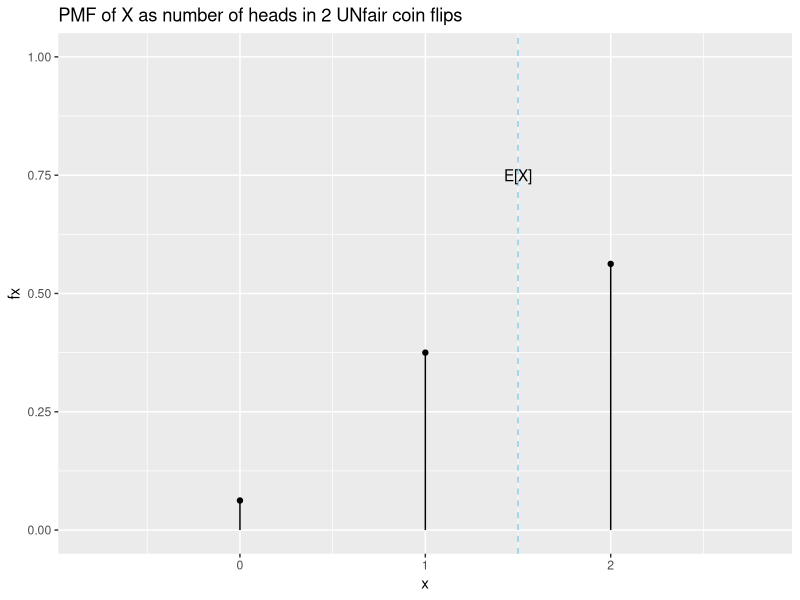
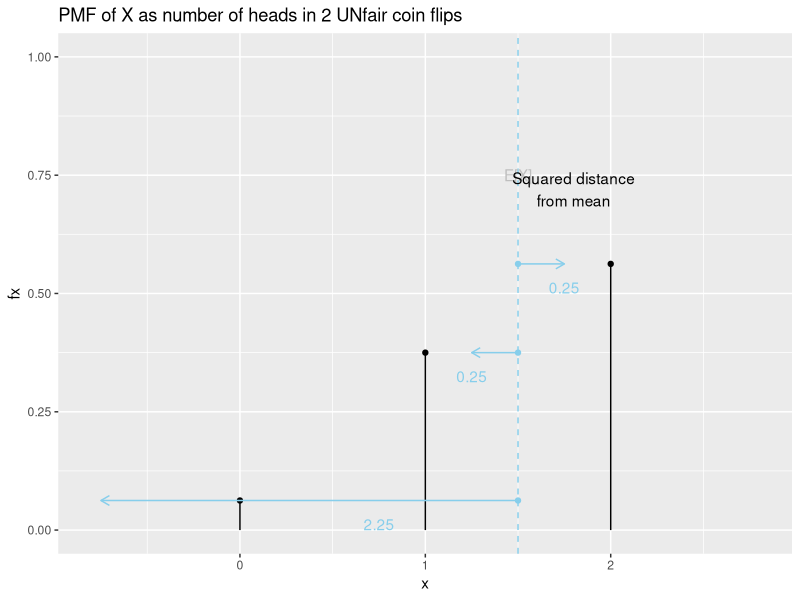
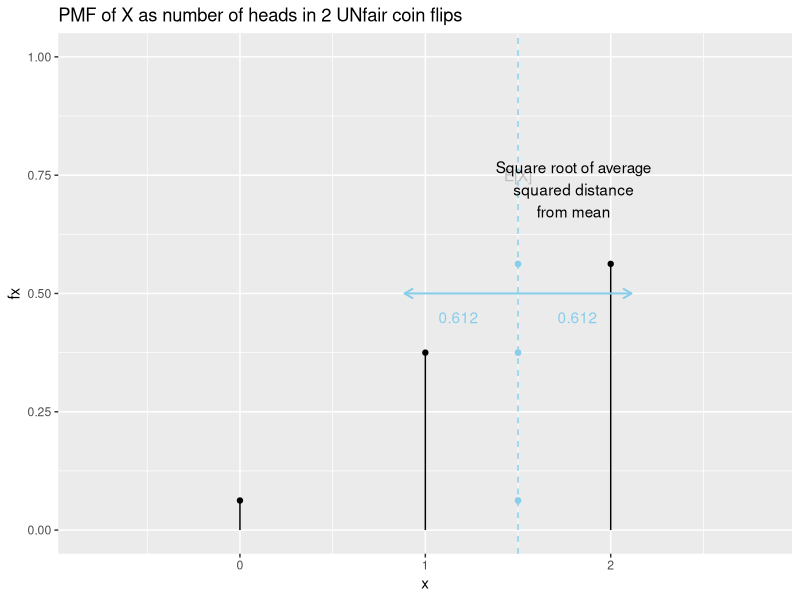
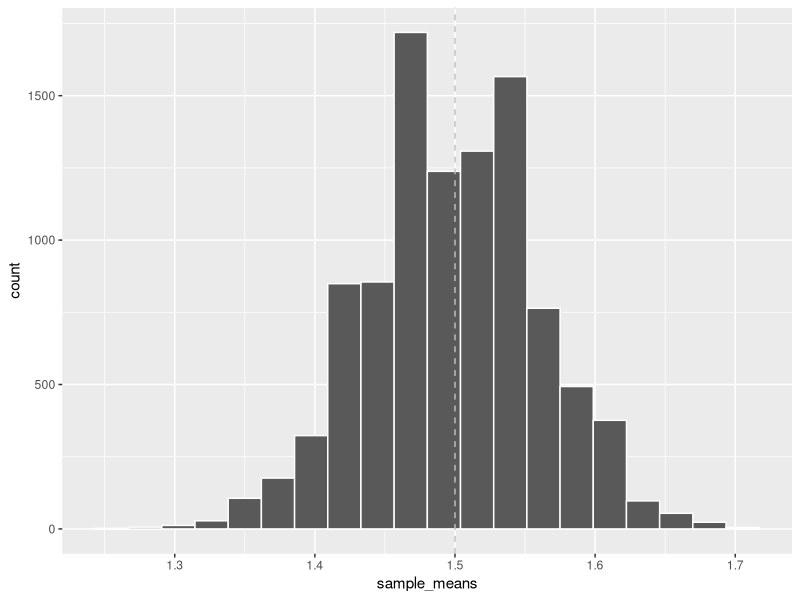
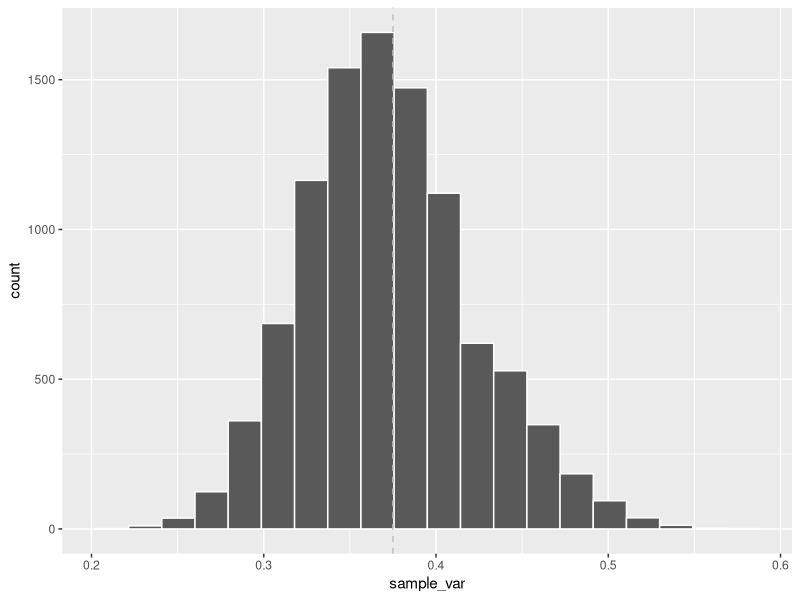
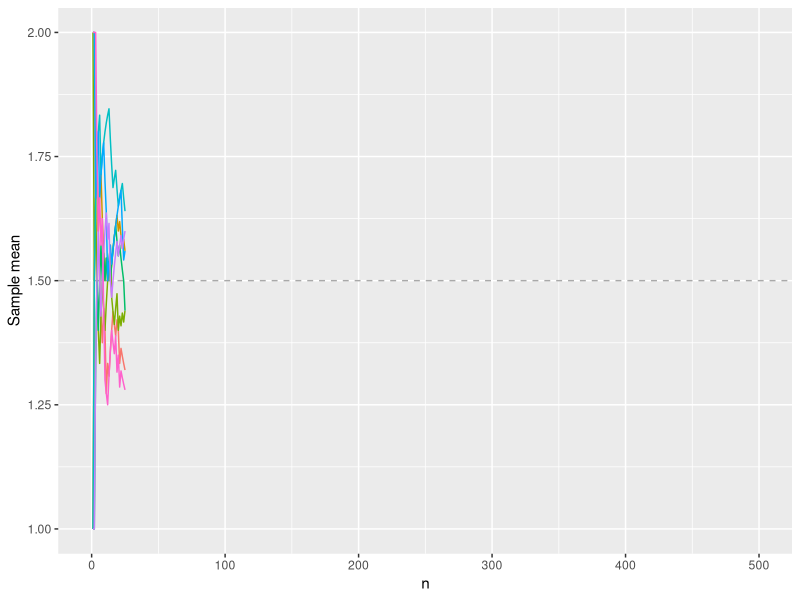
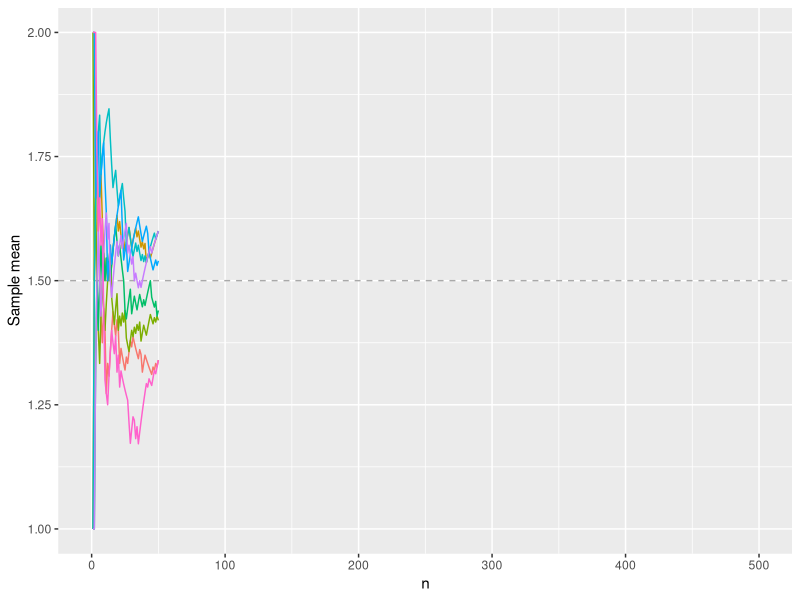
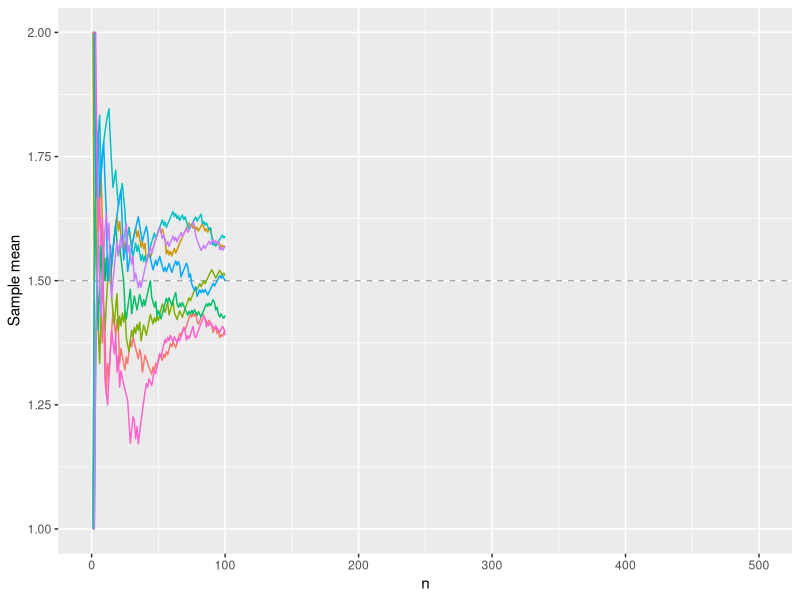

The R script that drew these images, in order:
### R code from vignette source 'slides_52.Rnw'

###################################################
### code chunk number 1: packages
###################################################
library(ggplot2)
set.seed(60637)


###################################################
### code chunk number 2: slides_52.Rnw:143-161
###################################################
plotdata <- data.frame(
  x = c(0, 1, 2),
  xend = c(1, 2, 3),
  fx = c(1/16, 3/8, 9/16),
  Fx = cumsum(c(1/16, 3/8, 9/16))
)

# Expected value
Ex <- sum(plotdata$x*plotdata$fx)

ggplot(plotdata, aes(x = x, y = fx)) +
  geom_point() +
  coord_cartesian(xlim = c(-0.8, 2.8),
                  ylim = c(0,1)) +
  geom_segment(aes(x = x, y = c(0,0,0), xend = x, yend = fx)) +
  geom_vline(xintercept = 1.5, lty = 'dashed', color = 'skyblue') +
  annotate(geom="text", x=1.5, y=0.75, label="E[X]") +
  ggtitle('PMF of X as number of heads in 2 UNfair coin flips')


###################################################
### code chunk number 3: slides_52.Rnw:195-209
###################################################

ggplot(plotdata, aes(x = x, y = fx)) +
  geom_point() +
  coord_cartesian(xlim = c(-0.8, 2.8),
                  ylim = c(0,1)) +
  geom_segment(aes(x = x, y = c(0,0,0), xend = x, yend = fx)) +
  geom_vline(xintercept = Ex, lty = 'dashed', color = 'skyblue') +
  annotate(geom="text", x=Ex, y=0.75, label="E[X]", color = 'grey') +
  geom_segment(aes(x = Ex, xend = Ex+sign(x-Ex)*(x-Ex)^2, y = fx, yend = fx),
               arrow = arrow(length = unit(0.25, "cm")), color = 'skyblue') +
  geom_point(aes(x = Ex, y = fx), color = 'skyblue') +
  annotate(geom="text", x=1.8, y=0.72, label="Squared distance\nfrom mean") +
  annotate(geom="text", x=(plotdata$x+Ex)/2, y=(plotdata$fx-0.05), label=(plotdata$x-Ex)^2, color = 'skyblue') +
  ggtitle('PMF of X as number of heads in 2 UNfair coin flips')


###################################################
### code chunk number 4: slides_52.Rnw:243-263
###################################################

sdx <- sqrt(sum((plotdata$x-Ex)^2* plotdata$fx))

ggplot(plotdata, aes(x = x, y = fx)) +
  geom_point() +
  coord_cartesian(xlim = c(-0.8, 2.8),
                  ylim = c(0,1)) +
  geom_segment(aes(x = x, y = c(0,0,0), xend = x, yend = fx)) +
  geom_vline(xintercept = Ex, lty = 'dashed', color = 'skyblue') +
  annotate(geom="text", x=Ex, y=0.75, label="E[X]", color = 'grey') +
  geom_segment(aes(x = Ex, xend = Ex-sdx, y = 0.5, yend = 0.5),
               arrow = arrow(length = unit(0.25, "cm")), color = 'skyblue') +
  geom_point(aes(x = Ex, y = fx), color = 'skyblue') +
  geom_segment(aes(x = Ex, xend = Ex+sdx, y = 0.5, yend = 0.5),
               arrow = arrow(length = unit(0.25, "cm")), color = 'skyblue') +
  geom_point(aes(x = Ex, y = fx), color = 'skyblue') +
  annotate(geom="text", x=1.8, y=0.72, label="Square root of average\nsquared distance\nfrom mean") +
  annotate(geom="text", x=(Ex+c(-1.05,1.05)*round(sdx, 3)/2), y=0.45,
           label=round(sdx, 3), color = 'skyblue') +
  ggtitle('PMF of X as number of heads in 2 UNfair coin flips')


###################################################
### code chunk number 5: slides_52.Rnw:299-307
###################################################
n <- 1000
X <- c(0, 1, 2)
probs <- c(1/16, 3/8, 9/16)
x_observed <- sample(X, prob = probs,
                     replace = TRUE,
                     size = n)

head(x_observed)


###################################################
### code chunk number 6: slides_52.Rnw:312-313
###################################################
mean(x_observed)


###################################################
### code chunk number 7: slides_52.Rnw:317-319
###################################################
var(x_observed)
sd(x_observed)


###################################################
### code chunk number 8: slides_52.Rnw:367-375
###################################################
x_observed <- sample(X,
                     prob = probs,
                     replace = TRUE,
                     size = n)

mean(x_observed)
var(x_observed)
sd(x_observed)


###################################################
### code chunk number 9: slides_52.Rnw:565-572
###################################################
n <- 100
x_observed <- sample(X, 
                     prob = probs, 
                     replace = TRUE,
                     size = n)

head(x_observed)


###################################################
### code chunk number 10: slides_52.Rnw:604-605
###################################################
mean(x_observed)


###################################################
### code chunk number 11: slides_52.Rnw:635-646
###################################################

n_iter <- 10000

x_mat <- replicate(n_iter, sample(X,
                                 prob = probs,
                                 replace = TRUE,
                                 size = n))

dim(x_mat)
head(x_mat[,1])
head(x_mat[,2])


###################################################
### code chunk number 12: slides_52.Rnw:665-669
###################################################

sample_means <- apply(x_mat, 2, mean)
length(sample_means)
head(sample_means)


###################################################
### code chunk number 13: slides_52.Rnw:692-696
###################################################
ggplot(data.frame(sample_means = sample_means), aes(x = sample_means)) +
  geom_histogram(bins = 20, position = 'identity', color = 'white') +
  geom_vline(xintercept = Ex, color = 'grey', lty = 'dashed')



###################################################
### code chunk number 14: slides_52.Rnw:808-813
###################################################
sample_var <- apply(x_mat, 2, var)

ggplot(data.frame(sample_var = sample_var), aes(x = sample_var)) +
  geom_histogram(bins = 20, position = 'identity', color = 'white') +
  geom_vline(xintercept = sdx^2, color = 'grey', lty = 'dashed')


###################################################
### code chunk number 15: slides_52.Rnw:997-998
###################################################
head(x_observed)


###################################################
### code chunk number 16: slides_52.Rnw:1002-1003
###################################################
var(x_observed)


###################################################
### code chunk number 17: slides_52.Rnw:1007-1010
###################################################

sum( (x_observed - mean(x_observed) )^2)/(n-1)



###################################################
### code chunk number 18: slides_52.Rnw:1176-1177
###################################################
var(unlist(sample_means))


###################################################
### code chunk number 19: slides_52.Rnw:1266-1276
###################################################
n <- 500
x_mat <- replicate(8, sample(X,
                                 prob = probs,
                                 replace = TRUE,
                                 size = n))
new_mat <- apply(x_mat, 2, function(x) cumsum(x)/seq_along(x))
new_mat <- data.frame(`Sample mean` = matrix(new_mat, byrow = FALSE, ncol = 1),
                      n = 1:n,
                      name = factor(rep(1:8, each =  n)),
                      check.names = FALSE)


###################################################
### code chunk number 20: slides_52.Rnw:1303-1309
###################################################
ggplot(new_mat[which(new_mat$n < 26),], aes(x = n, y = `Sample mean`, col = name)) +
  geom_hline(yintercept = Ex, color = 'darkgrey', lty = 'dashed') +
  geom_line() +
  theme(legend.position = 'none') +
  coord_cartesian(xlim = c(0, 500))



###################################################
### code chunk number 21: slides_52.Rnw:1336-1343
###################################################

ggplot(new_mat[which(new_mat$n < 51),], aes(x = n, y = `Sample mean`, col = name)) +
  geom_hline(yintercept = Ex, color = 'darkgrey', lty = 'dashed') +
  geom_line() +
  theme(legend.position = 'none') +
  coord_cartesian(xlim = c(0, 500))



###################################################
### code chunk number 22: slides_52.Rnw:1369-1376
###################################################

ggplot(new_mat[which(new_mat$n < 101),], aes(x = n, y = `Sample mean`, col = name)) +
  geom_hline(yintercept = Ex, color = 'darkgrey', lty = 'dashed') +
  geom_line() +
  theme(legend.position = 'none') +
  coord_cartesian(xlim = c(0, 500))



###################################################
### code chunk number 23: slides_52.Rnw:1402-1409
###################################################

ggplot(new_mat[which(new_mat$n < 201),], aes(x = n, y = `Sample mean`, col = name)) +
  geom_hline(yintercept = Ex, color = 'darkgrey', lty = 'dashed') +
  geom_line() +
  theme(legend.position = 'none') +
  coord_cartesian(xlim = c(0, 500))



###################################################
### code chunk number 24: slides_52.Rnw:1435-1442
###################################################

ggplot(new_mat[which(new_mat$n < 351),], aes(x = n, y = `Sample mean`, col = name)) +
  geom_hline(yintercept = Ex, color = 'darkgrey', lty = 'dashed') +
  geom_line() +
  theme(legend.position = 'none') +
  coord_cartesian(xlim = c(0, 500))



###################################################
### code chunk number 25: slides_52.Rnw:1469-1476
###################################################

ggplot(new_mat[which(new_mat$n < 501),], aes(x = n, y = `Sample mean`, col = name)) +
  geom_hline(yintercept = Ex, color = 'darkgrey', lty = 'dashed') +
  geom_line() +
  theme(legend.position = 'none') +
  coord_cartesian(xlim = c(0, 500))



###################################################
### code chunk number 26: slides_52.Rnw:2375-2376
###################################################
hist(rnorm(10))


